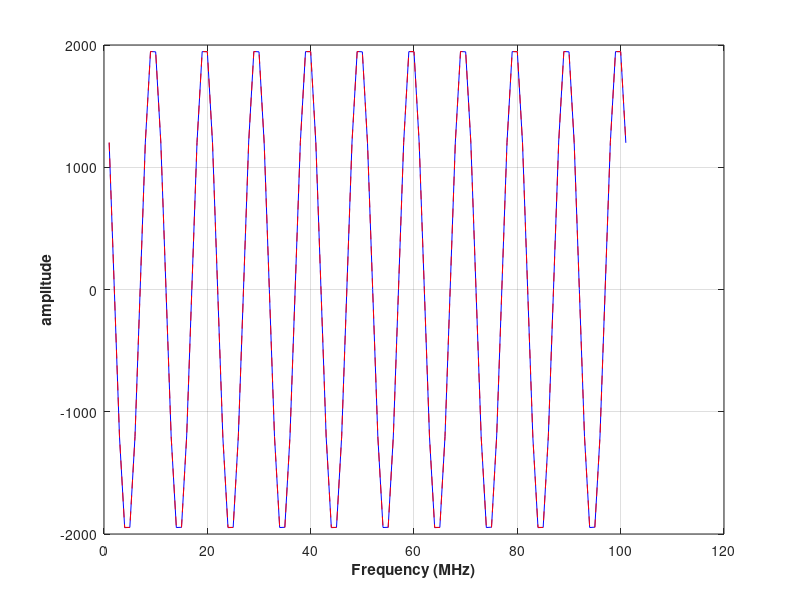
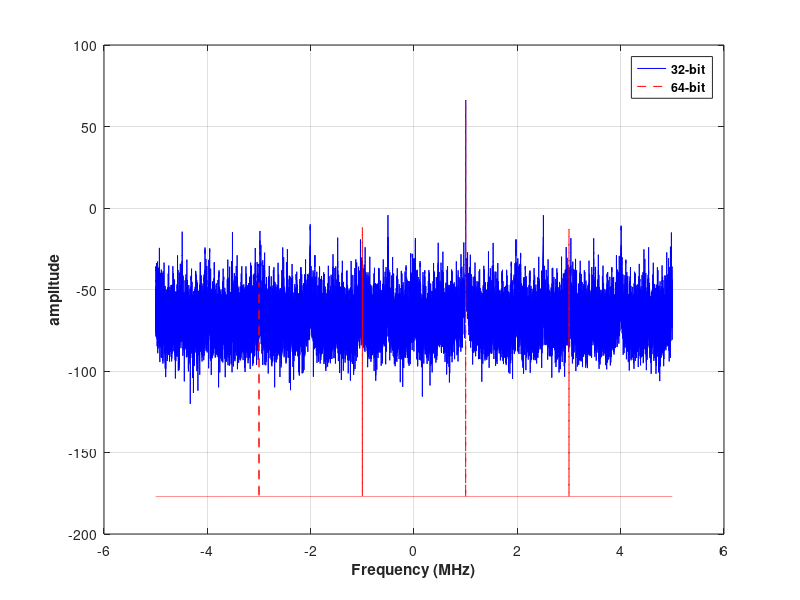

These charts were generated, in order, by the following MATLAB code:
format long g
format compact
% clc
close all
clearvars

full_path = mfilename('fullpath');
[startpath,  filename, ext] = fileparts(full_path);
plot_num = 1;

commandwindow;

%% 

sample_rate = 10e6;
symbol_length = 0.010;
amplitude = 2046;
freq_offset = 1e6;

samples_per_symbol = floor(sample_rate*symbol_length);

%%

iqc = complex(single(zeros(1,samples_per_symbol)), single(amplitude*ones(1,samples_per_symbol)));


%%

num_samples = numel(iqc);
n = 0:1:num_samples-1;

f_rot_s = exp(1j*2*pi*single(freq_offset)/single(sample_rate)*n);

iqc_rs = f_rot_s.*iqc;
iqc_rs = complex(int16(real(iqc_rs)), int16(imag(iqc_rs)));


iqc_d = complex(zeros(1,samples_per_symbol), amplitude*ones(1,samples_per_symbol));
f_rot_d = exp(1j*2*pi*(freq_offset/sample_rate)*n);

iqc_rd = f_rot_d.*iqc_d;
iqc_rd = complex(int16(real(iqc_rd)), int16(imag(iqc_rd)));


 %% FFT
iqc_rs_fft = fft(iqc_rs)/numel(iqc_rs);
f = linspace(-sample_rate/2, sample_rate/2, numel(iqc_rs_fft));

iqc_rd_fft = fft(iqc_rd)/numel(iqc_rd);
fd = linspace(-sample_rate/2, sample_rate/2, numel(iqc_rd_fft));

%%
iq_start = max(floor(sample_rate*0.00999), 1);
iq_stop = min(iq_start + ceil(sample_rate*0.01), numel(iqc));
step = 1;

figure(plot_num)
set(gcf,'position',([50,50,1400,500]),'color','w')
plot(real(iqc_rs(iq_start:step:iq_stop)),'b')

box on
grid on
hold on
plot(real(iqc_rd(iq_start:step:iq_stop)),'--r')
% plot(real(iqc_filt_t),'g')
% plot(imag(iqc),'m')
% plot(real(filtered),'c')

xlabel('Frequency (MHz)', 'fontweight','bold');
ylabel('amplitude', 'fontweight','bold');
plot_num = plot_num + 1; 

%%

figure(plot_num)
set(gcf,'position',([50,50,1400,500]),'color','w')
plot(f*1e-6, 20*log10(abs(fftshift(iqc_rs_fft))), 'b');
box on
grid on
hold on
plot(fd*1e-6, 20*log10(abs(fftshift(iqc_rd_fft+complex(1e-9,1e-9)))), '--r');
% plot(f*1e-6, 20*log10(abs(fftshift(Y_filt_t))), 'g');

xlabel('Frequency (MHz)', 'fontweight','bold');
ylabel('amplitude', 'fontweight','bold');
legend('32-bit','64-bit', 'fontweight','bold');
plot_num = plot_num + 1; 